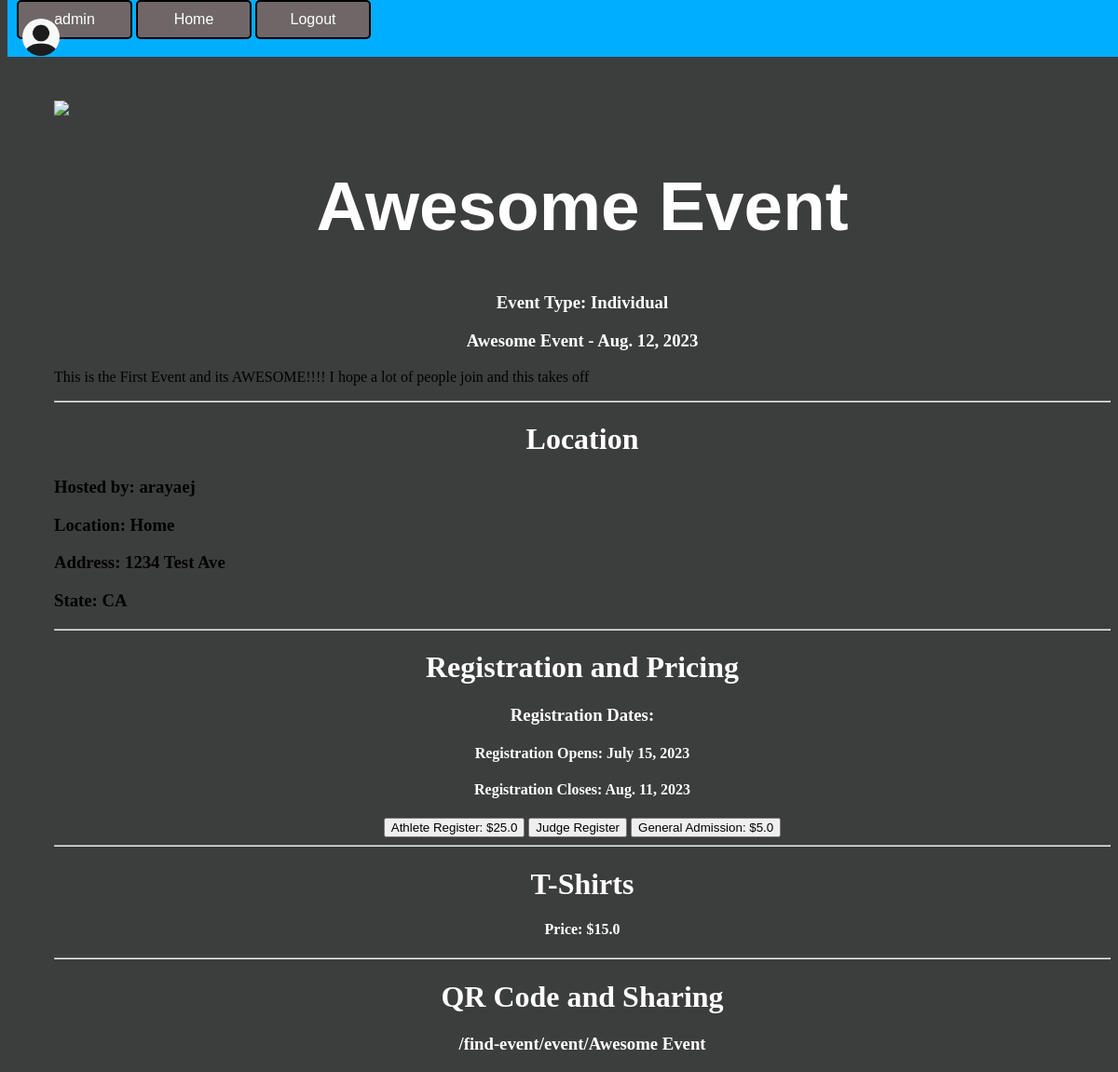
The page /find-event/event/Awesome Event (signed in) on the database its author committed.
### PlanIFYWOD/models.py (models this page shows, shortened)
class Event(models.Model):
    event_id = models.AutoField(primary_key=True, unique=True)
    event_host_user = models.ForeignKey(UserAccount, on_delete=models.CASCADE, db_column='username')
    event_host_affiliate = models.ForeignKey(Affiliate, on_delete=models.CASCADE, related_name='+', blank=True, null=True)
    event_status = models.CharField(max_length=25, choices=EVENT_STATUS, default='ACTIVE',null=False)
    event_name = models.CharField(max_length=100, unique=True)
    event_date_created = models.DateField(null=False, auto_now=True)
    event_date = models.DateField(null=False)
    event_start_time = models.TimeField(null=True, blank=True)
    event_size = models.CharField(max_length=10, choices=SIZE, default='50-100', null=False)
    event_location = models.CharField(max_length=100)
    event_address = models.CharField(max_length=100)
    event_city = models.CharField(max_length=100, null=True, blank=True)
    event_zip = models.IntegerField(null=True, blank=True)
    event_country = models.CharField(max_length=50, null=True)
    event_state = models.CharField(max_length=30, null=True)
    event_phone_number = models.CharField(max_length=20)
    event_description = models.TextField(max_length=100, null=True, blank=True)
    event_long_description = models.TextField(max_length=512, null=True, blank=True)
    event_tshirts = models.BooleanField(default=False)
    event_tshirts_price = models.FloatField(null=True, blank=True, default=0.00)
    event_tshirt_image = models.ImageField(upload_to='shirt-images', null=True, blank=True)
    event_type = models.TextField(max_length=20, choices=EVENT_TYPE, default='Individual',null=False)
    event_registration_date_open = models.DateField(null=True, blank=True)
    event_registration_date_close = models.DateField(null=True, blank=True)
    event_price_athlete = models.FloatField(default=0.00)
    event_price_general = models.FloatField(default=0.00)
    event_promo_code = models.BooleanField(default=False)
    event_waiver = models.BooleanField(default=False)
    event_waiver_document = models.FileField(null=True, blank=True)
    event_prizes = models.BooleanField(default=False)
    event_banner = models.ImageField(upload_to='images/', null=True, blank=True)
    event_vendors = models.BooleanField(default=False)

class UserAccount(models.Model):
    username = models.OneToOneField(User, null=True, on_delete=models.CASCADE, blank=True, db_column='username')
    user_id_number = models.AutoField(primary_key=True, unique=True)
    status_user = models.CharField(max_length=20, choices=STATUS, default='ACTIVE', null=False, blank=True)
    gender_user = models.CharField(max_length=15, choices=GENDERS, default='Male')
    date_joined_user = models.DateField(null=False, auto_now_add=True, blank=True)
    first_name_user = models.CharField(max_length=25, null=False, blank=True)
    last_name_user = models.CharField(max_length=25, null=False, blank=True)
    birthday_user = models.DateField(null=True, blank=True)
    email_user = models.EmailField(max_length=75, blank=True)
    phone_number_user = models.CharField(max_length=20, blank=True)
    address_user = models.CharField(max_length=100, blank=True)
    city_user = models.CharField(max_length=100, blank=True)
    zip_code_user = models.CharField(max_length=100, blank=True)
    host_user = models.BooleanField(null=True, blank=True)
    host_user_approved = models.BooleanField(null=True, blank=True, default=False)
    athlete_user = models.BooleanField(null=True, blank=True)
    athlete_user_approved = models.BooleanField(null=True, blank=True, default=False)
    vendor_user = models.BooleanField(null=True, blank=True)
    vendor_user_approved = models.BooleanField(null=True, blank=True, default=False)
    user_bio = models.TextField(null=True, max_length=250, blank=True)
    user_picture = models.ImageField(upload_to='profile_img/',null=True, blank=True)
    def __str__(self) -> str:
        return str(self.username)

### PlanIFYWOD/views.py (the view)
# urls.py: path('find-event/event/<str:event>', views.generalevent, name='GeneralEvent'),
def generalevent(request, event):
    usern = None
    athlete = None
    try:
        usern = UserAccount.objects.get(username=request.user)
    except:
        pass
    if usern:
        athlete, _, _, img = checkstatus(request)
    event_info = Event.objects.get(event_name=event)
    qr = request.path
    if usern:
        form = EventParticipantForm(initial={'first_name_of_participant': usern.first_name_user,
                                             'last_name_of_participant': usern.last_name_user,
                                             'birthday_of_participant': usern.birthday_user,
                                             'gender_of_participant': usern.gender_user,
                                             'email_of_participant': usern.email_user,
                                             'city_of_participant': usern.city_user,
                                             'zip_code_of_participant': usern.zip_code_user,
                                             'address_of_participant': usern.address_user,
                                             })
    else:
        form = EventParticipantForm()
    return render(request, 'PlanIFYweb/eventpage.html',{'event_info': event_info, 'qr': qr, 'form': form})

### PlanIFYWOD/templates/PlanIFYweb/eventpage.html (shortened to what this page needs)
{% extends 'PlanIFYweb/navbar.html' %}
{% load static %}
{% block content %}
<body style="background-color: rgb(60, 61, 61);">
    <div class="filler">
        <h1 class="filler-text" style="color: rgb(60, 61, 61);">filler</h1>
    </div>
    <div class="home-page-div">
        <div>
            {% if event.event_banner %}
            <img src="media/{{event_info.event_banner}}" class="banner"/>
            {% else %}
            <img src="{% static '/media/images/generic_workout.jpeg' %}" class="banner"/>
            {% endif %}
            <h1 class="section-title" style="font-family: Arial, Helvetica, sans-serif; font-size: 56pt;">{{event_info.event_name}}</h1>
            <h3 class="section-title">Event Type: {{event_info.event_type}}</h3>
            <h3 class="section-title">{{event_info.event_name}} - {{event_info.event_date}}</h3>
            <p>{{event_info.event_long_description}}</p>
        </div>
    <hr>
        <div>
            <h1 class="section-title">Location</h1>
            <h3>Hosted by: {{event_info.event_host_user}}</h3>
            <h3>Location: {{event_info.event_location}}</h3>
            <h3>Address: {{event_info.event_address}}</h3>
            <h3>State: {{event_info.event_state}}</h3>
        </div>
    <hr>
        <div>
            <h1 class="section-title">Registration and Pricing</h1>
            <h3 class="section-title">Registration Dates:</h3>
            <h4 class="section-title">Registration Opens: {{event_info.event_registration_date_open}}</h4>
            <h4 class="section-title">Registration Closes: {{event_info.event_registration_date_close}}</h4>
            <div class="section-title">
                <button id="athlete-register">Athlete Register: ${{event_info.event_price_athlete}}</button>
                <button id="judge-register">Judge Register</button>
                <button id="general-register">General Admission: ${{event_info.event_price_general}}</button>
            </div>
        </div>
        {% if event_info.event_tshirts %}
    <hr>
        <div>
            <h1 class="section-title">T-Shirts</h1>
            <h4 class="section-title">Price: ${{event_info.event_tshirts_price}}</h4>
        </div>
        {% endif %}
    <hr>
        <div>
            <h1 class="section-title">QR Code and Sharing</h1>
            <h3 id="qrcode" class="qrcode-text">{{ qr }}</h3>
        </div>
    </div>
</body>
{% endblock %}

### PlanIFYWOD/templates/PlanIFYweb/navbar.html (shortened to what this page needs)
{% load static %}
<!DOCTYPE html>
<html>
    <head>
        <link rel="stylesheet" type="text/css" href="{% static '/css/main.css' %}">
    </head>
    {% if user.is_authenticated %}
        <div class="nav-bar">
            <a href="{% url 'Profile' user=user %}"><div class="dashboard-button">{{user}}</div></a>
                {% if profile_pic %}
                    <img src="media/{{ img }}" class="profile-pic" />
                {% else %}
                <img src="{% static '/media/images/generic_avatar.png'  %}" class="profile-pic" />
                {% endif %}
            <a href="{% url 'Home' %}"><div class="dashboard-button">Home</div></a>
            <a href="{% url 'SignOut' %}"><div class="dashboard-button">Logout</div></a>
        </div>
    {% endif %}
    {% block content %}
    {% endblock%}
</html>

### PlanIFYweb/static/css/main.css (style rules this page uses)
div.nav-bar { background-color: rgb(0, 174, 255);; position:fixed; top: 0; width: 100%; overflow: hidden; z-index: 1; }
.profile-pic { position: absolute; left: 16px; top: 20px; width: 40px; height: 40px; border-radius: 50%; }
.filler { margin-top: 50px; }
.filler-text { color: white; }
.dashboard-button { color: white; position: relative; left: 10px; padding: 10px; width: 100px; border: 2px solid; border-radius: 5px; border-color: black; color: white; text-align: center; display: inline-block; background-color: rgb(111, 103, 103); font-family: Arial, Helvetica, sans-serif; }
.home-page-div { padding-left: 50px; background-color: rgb(60, 61, 61); }
.section-title { color: white; text-align: center; }
.banner { position: relative; object-fit: fill; }
.qrcode-text { text-align: center; color: white; }

### rows shown on the page
Event: event_name "Awesome Event", event_type "Individual", event_date "Aug. 12, 2023", event_long_description "This is the First Event and its AWESOME!!!! I hope a lot of people join and this takes off", event_host_user "arayaej", event_location "Home", event_address "1234 Test Ave", event_state "CA", event_registration_date_open "July 15, 2023", event_registration_date_close "Aug. 11, 2023", event_price_athlete "25.0", event_price_general "5.0", event_tshirts_price "15.0"

### other values the page prints
{{ user }} "admin"
{{ qr }} "/find-event/event/Awesome Event"
